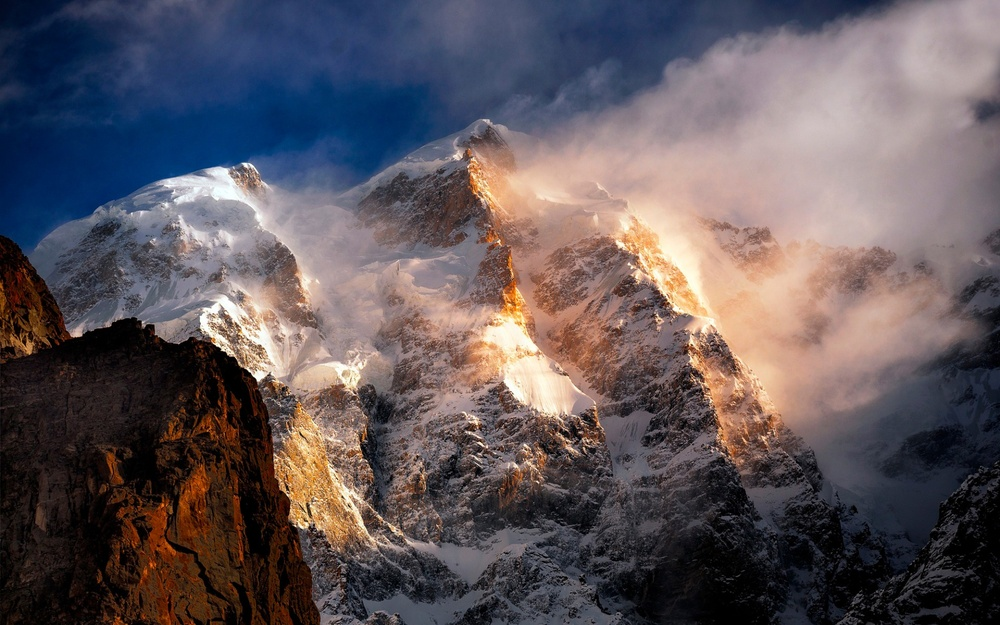
#> input picture assignment 2/assets/image2.jpg, 1000 x 625 px, shrunk from 1920 x 1200 before the run
$ python main.py
#> lines starting #> are read from the running program, lines starting #| are printed output that depends on the picture
import numpy as np
from PIL import Image
from matplotlib import pyplot as plt


def rgb2gray(rgb):
    return np.dot(rgb[..., :3], [0.299, 0.587, 0.114])


def get_address(get_input=True):
#> called with get_input = True
    if get_input:
        return input('please enter address of image: ')
#> the answer given: ../assets/image2.jpg
    return input('please enter address for saving result: ')


def image_read():
    address = get_address()
    image = Image.open(address)
#> image is the input picture: PIL image 1000x625 RGB; mean R, G, B 95.5, 86.6, 91.5
    print('for test, pixel at position(1, 25) is ' + image.getpixel((1, 25)).__str__())
#| for test, pixel at position(1, 25) is (4, 20, 45)
    return image


def section_one():
    image = image_read()
    print('mode of initial image: ' + image.mode)
#| mode of initial image: RGB
    im_arr = np.array(image)
    gray = rgb2gray(im_arr).astype(int)
#> in rgb2gray, `return np.dot(rgb[..., :3], [0.299, 0.587, 0.114])`:
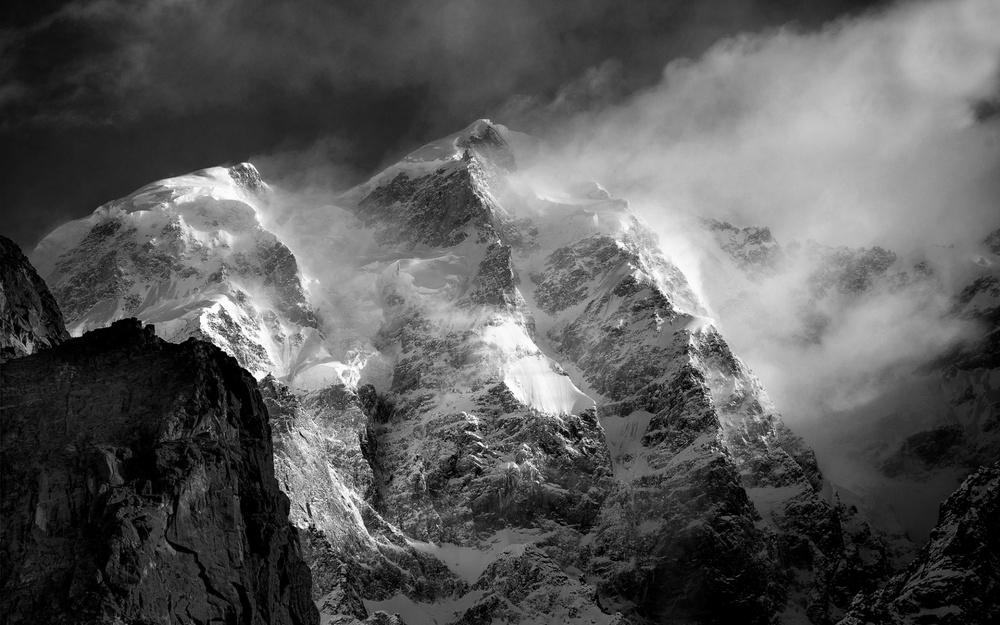
#> returned value: shape (625, 1000) float64; min 0, max 255, mean 89.8
    plt.imshow(gray, cmap='gray', vmin=0, vmax=255)
    plt.show()
    return gray


def section_two(data):
    data_1d = data.flatten().astype(int)
    count = np.zeros(256)
    for i in range(len(data_1d)):
        count[data_1d[i]] += 1
#> after the loop, count = 256 values, max 12210 at index 0, min 0 at index 255, mean 2441.4
    pixels = np.arange(0, 256, 1)
    plt.bar(pixels, count)
    plt.xlabel('color')
    plt.ylabel('count')
    plt.show()
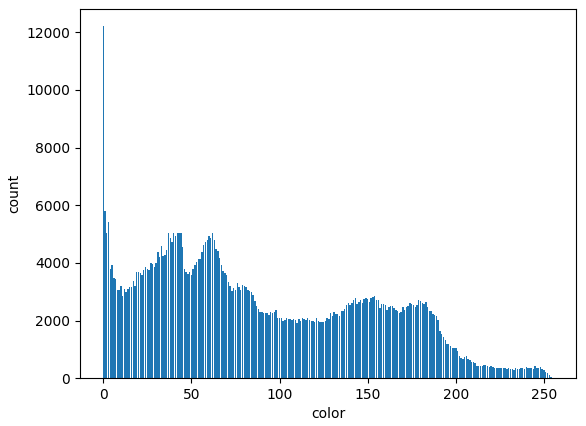
#> figure drawn by matplotlib, 1 panel; tallest bar 12210 high, from x = -0.4 to 0.4
    return count


def section_three(data):
    count = section_two(data=data)
    counter_keys = np.arange(0, 256, 1)
    counter_values = count
#> counter_values has the same summary as count in section_two
    for i in range(1, len(counter_values)):
        counter_values[i] = counter_values[i] + counter_values[i - 1]
#> after the loop, counter_values = 256 values from 12210 to 625000
    plt.bar(counter_keys, counter_values)
    plt.xlabel('color')
    plt.ylabel('count')
    plt.show()
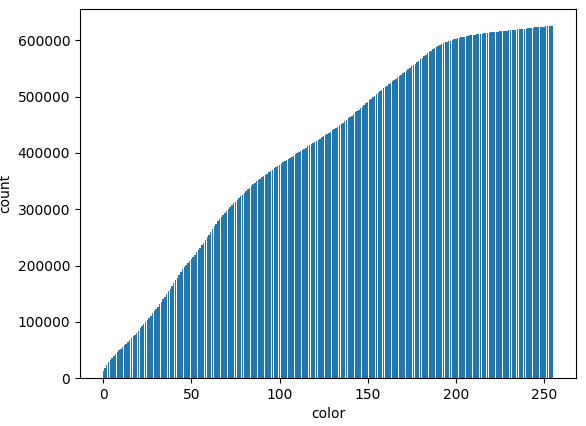
#> figure drawn by matplotlib, 1 panel
    return dict(zip(counter_keys, counter_values))


def section_four(*args, **kwargs):
    return round((kwargs['color_levels'] - 1) * kwargs['cumulative_sum'][args[0]] / (
            kwargs['image_height'] * kwargs['image_weight']))


def section_five(**kwargs):
    data = kwargs.get('json', section_one())
    cumulative_sum = section_three(data)
#> cumulative_sum = 256 items
    new_image_array = np.zeros(data.shape)
    for i in range(data.shape[0]):
        for j in range(data.shape[1]):
            new_image_array[i][j] = section_four(data[i][j], color_levels=kwargs.get('number_of_levels',
                                                                                     len(cumulative_sum.keys())),
                                                 cumulative_sum=cumulative_sum, image_height=data.shape[0],
                                                 image_weight=data.shape[1])
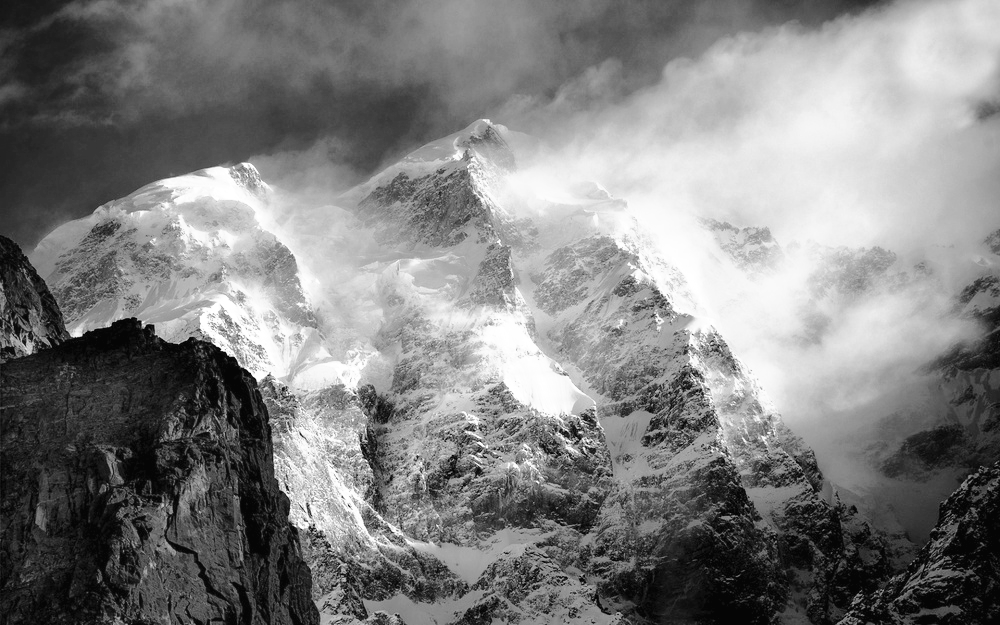
#> new_image_array: shape (625, 1000) float64; min 5, max 255, mean 128.2
    plt.imshow(new_image_array, cmap='gray', vmin=0, vmax=255)
    plt.show()
    return new_image_array, cumulative_sum


def save_image(image_pixels, identifier):
    address = get_address(get_input=False)
    image = Image.fromarray(image_pixels).convert('LA')
    image.save(f'{address}/result_{identifier}.png')


new_image_arr, cumulative_sum_dict = section_five()
#> cumulative_sum_dict = 256 items
save_image(new_image_arr, identifier='sample')
#> (the run stopped early here; a loop or call above may not have finished)
